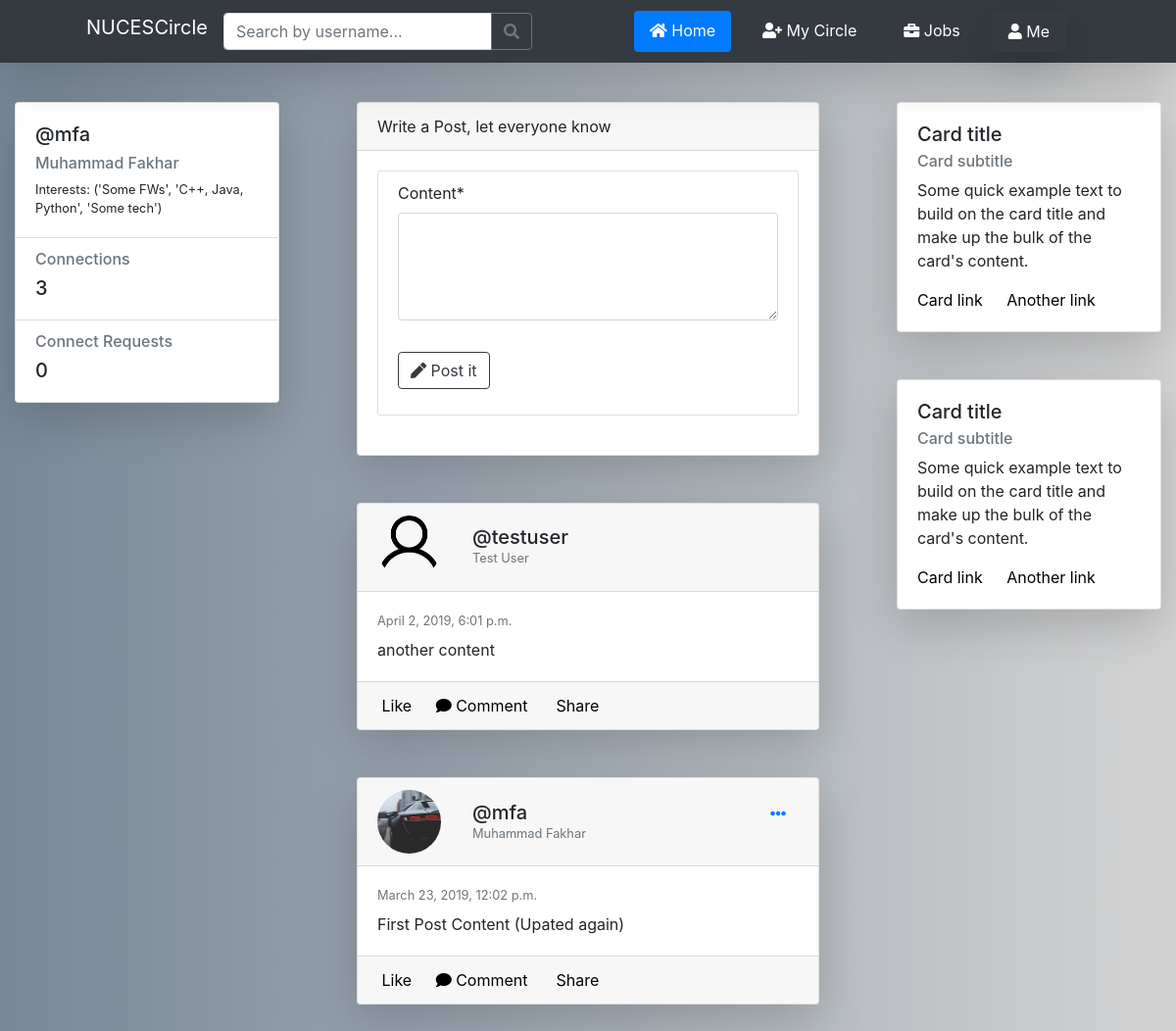
The app's page / (signed in) with its own data.
### users/models.py (models this page shows, shortened)
class Interests(models.Model):
    frameworks = models.CharField(max_length=255, blank=True)
    languages = models.CharField(max_length=255, blank=True)
    technologies = models.CharField(max_length=255, blank=True)
    user = models.OneToOneField(User, on_delete=models.CASCADE)
    def __str__(self):
        return f'{self.frameworks, self.languages, self.technologies}'

class Profile(models.Model):
    user = models.OneToOneField(User, on_delete=models.CASCADE)
    accomplishments = models.CharField(max_length=255, blank=True)
    skills = models.CharField(max_length=255, blank=True)
    experiences = models.CharField(max_length=255, blank=True)
    interests = models.CharField(max_length=255, blank=True)
    grad_date = models.DateTimeField(blank=True, null=True)
    image = models.ImageField(default='default.jpg', upload_to='profile_pics')
    friends = models.ManyToManyField("Profile", blank=True)  # to have a list of all the associated other user models

### nucescircle/models.py (models this page shows, shortened)
class Post(models.Model):
    content = models.TextField()
    post_date = models.DateTimeField(default=timezone.now)
    post_user = models.ForeignKey(User, on_delete=models.CASCADE)

### nucescircle/views.py (the view)
# urls.py: path('', PostListView.as_view(), name='circle-home'),  # home page
class PostListView(UserPassesTestMixin, LoginRequiredMixin, ListView):  # home list view
    model = Post
    template_name = 'nucescircle/home.html'  # <app>/<model>_<viewtype>.html
    context_object_name = 'posts'  # as in def home
    ordering = ['-post_date']  # latest post order
    def test_func(self):
        if not self.request.user.is_anonymous:
            rec = Recruiter.objects.filter(user=self.request.user)
            if rec:
                redirect('circle-recruit')
                return False
            return True
    def get_context_data(self, **kwargs):
        context = super(PostListView, self).get_context_data(**kwargs)
        context['create_form'] = PostForm()
        p = Profile.objects.filter(user=self.request.user).first()
        connected_users = p.friends.all().count()
        req = UserConnections.objects.filter(to_user=self.request.user).count()
        context['connected_count'] = connected_users
        context['requests_count'] = req
        return context

### nucescircle/forms.py
class PostForm(forms.ModelForm):
    class Meta:
        model = Post
        fields = ['content']
        widgets = {
            'content': forms.Textarea(attrs={'rows': 4, 'cols': 15})
        }

### nucescircle/templates/nucescircle/home.html (shortened to what this page needs)
{% extends "nucescircle/base.html" %}
{% load crispy_forms_tags %}
{% block content %}
<div class="container-fluid gedf-wrapper">
    <div class="row">
        <div class="col-md-3 mt-4">
                <div class="card position-sticky shadow-lg mb-5 bg-white">
                    <div class="card-body">
                        <div class="h5">@{{user.username}}</div>
                        <div class="h6 text-muted">{{user.first_name}} {{user.last_name}}</div>
                        <div class="h7">Interests: {{ user.interests }}</div>
                    </div>
                    <ul class="list-group list-group-flush">
                        <li class="list-group-item">
                            <div class="h6 text-muted">Connections</div>
                            <div class="h5">{{ connected_count }}</div>
                        </li>
                        <li class="list-group-item">
                            <div class="h6 text-muted">Connect Requests</div>
                            <div class="h5">{{ requests_count }}</div>
                        </li>
                    </ul>
                </div>
        </div>
        <div class="col-md-6 gedf-main mt-4" id="mainFeed">
            <div class="mb-4">
                <div class="card shadow-lg mb-5 bg-white">
                    <div class="card-header">
                        Write a Post, let everyone know
                    </div>
                    <div class="card-body">
                        <div class="content-section">
                            <form method="post" class="form-group" action="{% url 'post-create' %}">
                                <fieldset class="form-group">
                                    {{ create_form|crispy }}
                                </fieldset>
                                <div class="form-group">
                                    <button class="btn btn-outline-dark" type="submit"><i class="fas fa-pen"></i> Post it</button>
                                </div>
                            </form>
                        </div>
                    </div>
                </div>
            </div>
            {% for post in posts %}
                <div class="card gedf-card shadow-lg mb-5 bg-white">
                    <div class="card-header">
                        <div class="d-flex justify-content-between align-items-center">
                            <div class="d-flex justify-content-between align-items-center">
                                <div class="mr-2">
                                    <img class="rounded-circle post-img" src="{{ post.post_user.profile.image.url }}" alt="">
                                </div>
                                <div class="ml-2">
                                    <div class="h5 m-0">@{{post.post_user.username}}</div>
                                    <div class="h7 text-muted">{{post.post_user.first_name}} {{post.post_user.last_name}}</div>
                                </div>
                            </div>
                            <div>
                                {% if post.post_user == user %}
                                <div class="dropdown">
                                    <button class="btn btn-link dropdown-toggle" type="button" id="gedf-drop1" data-toggle="dropdown" aria-haspopup="true" aria-expanded="false">
                                        <i class="fas fa-ellipsis-h"></i>
                                    </button>
                                </div>
                                {% endif %}
                            </div>
                        </div>
                    </div>
                    <div class="card-body">
                        <div class="text-muted h7 mb-2"> {{post.post_date}}</div>
                         <p class="card-text">
                            {{post.content}}
                         </p>
                    </div>
                    <div class="card-footer">
                        <a href="#" class="card-link"> Like</a>
                        <a href="#" class="card-link"><i class="fas fa-comment"></i> Comment</a>
                        <a href="#" class="card-link"> Share</a>
                    </div>
                </div>
            {% endfor %}
        </div>
        <div class="col-md-3 mt-4">
            <div class="card gedf-card shadow-lg mb-5 bg-white">
                <div class="card-body">
                    <h5 class="card-title">Card title</h5>
                    <h6 class="card-subtitle mb-2 text-muted">Card subtitle</h6>
                    <p class="card-text">Some quick example text to build on the card title and make up the bulk of the
                        card's content.</p>
                    <a href="#" class="card-link">Card link</a>
                    <a href="#" class="card-link">Another link</a>
                </div>
            </div>
            <div class="card gedf-card mt-4 shadow-lg mb-5 bg-white">
                <div class="card-body">
                    <h5 class="card-title">Card title</h5>
                    <h6 class="card-subtitle mb-2 text-muted">Card subtitle</h6>
                    <p class="card-text">Some quick example text to build on the card title and make up the bulk of the
                        card's content.</p>
                    <a href="#" class="card-link">Card link</a>
                    <a href="#" class="card-link">Another link</a>
                </div>
            </div>
        </div>
    </div>
</div>
{% endblock %}

### nucescircle/static/nucescircle/newStyling.css (style rules this page uses)
a { color: black; }
#gradBg2 { background-color: slategray; background-image: linear-gradient(90deg, lightslategray, lightgray); }
body { background-color: #eeeeee; }
.h7 { font-size: 0.8rem; }
.gedf-wrapper { margin-top: 0.97rem; }
@media (min-width: 992px) { .gedf-main { padding-left: 4rem; padding-right: 4rem; } }
@media (min-width: 992px) { .gedf-card { margin-bottom: 2.77rem; } }
.dropdown-toggle::after { content: none; display: none; }
.post-img { height: 65px; width: 65px; margin-right: 16px; }
.content-section { background: #ffffff; padding: 10px 20px; border: 1px solid #dddddd; border-radius: 3px; margin-bottom: 20px; }

### records on screen
Post: post_user.profile.image (placeholder picture), post_user.username "testuser", post_user.first_name "Test", post_user.last_name "User", post_date "April 2, 2019, 6:01 p.m.", content "another content"
Post: post_user.profile.image (picture), post_user.username "mfa", post_user.first_name "Muhammad", post_user.last_name "Fakhar", post_date "March 23, 2019, 12:02 p.m.", content "First Post Content (Upated again)"

### other values on screen
{{ user.username }} "mfa"
{{ user.first_name }} "Muhammad"
{{ user.last_name }} "Fakhar"
{{ user.interests }} "('Some FWs', 'C++, Java, Python', 'Some tech')"
{{ connected_count }} "3"
{{ requests_count }} "0"
